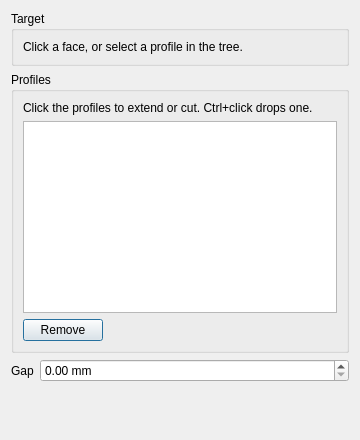
<?xml version="1.0" encoding="UTF-8"?>
<ui version="4.0">
 <class>Dialog</class>
 <widget class="QDialog" name="Dialog">
  <property name="geometry">
   <rect>
    <x>0</x>
    <y>0</y>
    <width>360</width>
    <height>440</height>
   </rect>
  </property>
  <property name="windowTitle">
   <string>Extend / Cut</string>
  </property>
  <layout class="QVBoxLayout" name="verticalLayout">
   <item>
    <widget class="QGroupBox" name="groupBox_target">
     <property name="title">
      <string>Target</string>
     </property>
     <layout class="QVBoxLayout" name="verticalLayout_target">
      <item>
       <widget class="QLabel" name="target_label">
        <property name="text">
         <string>Click a face, or select a profile in the tree.</string>
        </property>
        <property name="wordWrap">
         <bool>true</bool>
        </property>
       </widget>
      </item>
     </layout>
    </widget>
   </item>
   <item>
    <widget class="QGroupBox" name="groupBox_profiles">
     <property name="title">
      <string>Profiles</string>
     </property>
     <layout class="QVBoxLayout" name="verticalLayout_profiles">
      <item>
       <widget class="QLabel" name="hint_label">
        <property name="text">
         <string>Click the profiles to extend or cut. Ctrl+click drops one.</string>
        </property>
        <property name="wordWrap">
         <bool>true</bool>
        </property>
       </widget>
      </item>
      <item>
       <widget class="QListWidget" name="profiles_list">
        <property name="selectionMode">
         <enum>QAbstractItemView::SelectionMode::ExtendedSelection</enum>
        </property>
       </widget>
      </item>
      <item>
       <layout class="QHBoxLayout" name="horizontalLayout_remove">
        <item>
         <widget class="QPushButton" name="remove_button">
          <property name="text">
           <string>Remove</string>
          </property>
         </widget>
        </item>
        <item>
         <spacer name="horizontalSpacer_remove">
          <property name="orientation">
           <enum>Qt::Orientation::Horizontal</enum>
          </property>
          <property name="sizeHint" stdset="0">
           <size>
            <width>40</width>
            <height>20</height>
           </size>
          </property>
         </spacer>
        </item>
       </layout>
      </item>
     </layout>
    </widget>
   </item>
   <item>
    <layout class="QFormLayout" name="formLayout_gap">
     <item row="0" column="0">
      <widget class="QLabel" name="gap_label">
       <property name="text">
        <string>Gap</string>
       </property>
      </widget>
     </item>
     <item row="0" column="1">
      <widget class="QDoubleSpinBox" name="sb_gap">
       <property name="suffix">
        <string> mm</string>
       </property>
       <property name="decimals">
        <number>2</number>
       </property>
       <property name="minimum">
        <double>0.000000000000000</double>
       </property>
       <property name="maximum">
        <double>1000.000000000000000</double>
       </property>
       <property name="singleStep">
        <double>0.100000000000000</double>
       </property>
      </widget>
     </item>
    </layout>
   </item>
   <item>
    <widget class="QLabel" name="message_label">
     <property name="text">
      <string/>
     </property>
     <property name="wordWrap">
      <bool>true</bool>
     </property>
    </widget>
   </item>
   <item>
    <spacer name="verticalSpacer">
     <property name="orientation">
      <enum>Qt::Orientation::Vertical</enum>
     </property>
     <property name="sizeHint" stdset="0">
      <size>
       <width>20</width>
       <height>40</height>
      </size>
     </property>
    </spacer>
   </item>
  </layout>
 </widget>
 <resources/>
 <connections/>
</ui>
